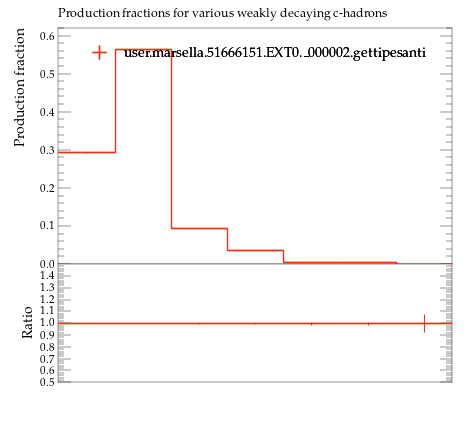

Write the Python code that produced this figure.
#! /usr/bin/env python

# This Python script was auto-generated using YODA v2.0.2.
# Analysis object: /MC_HFDECAYS/prod_frac_C
# Timestamp: 24-07-2026 (16:40:06)

import matplotlib as mpl
import matplotlib.pyplot as plt
mpl.use('Agg') # comment out for interactive use
import os
import numpy as np

plotDir = os.path.split(os.path.realpath(__file__))[0]
if 'YODA_USER_PLOT_PATH' in globals():
    plot_outdir = globals()['YODA_USER_PLOT_PATH']
else:
    plot_outdir = plotDir

#plot style
plt.style.use(os.path.join(plotDir, '../default.mplstyle'))
# plot metadata
figW, figH = plt.rcParams['figure.figsize']
ax_xLabel = r''
ax_yLabel = r'Production fraction'
ax_title  = r'Production fractions for various weakly decaying c-hadrons'
ax_xScale = 'linear'
ax_yScale = 'linear'
xLims = (0.5, 7.5)
yLims = (0.0, 0.62034511)
xMajorTickMarks = []
xCustomTickLabels = []

# TeX-friendly labels for the legend
labels = {
    'legend' : ([ r"user.marsella.51666151.EXT0.\_000002.gettipesanti" ], r""),
}

# Adjust canvas width and height
canvasW = 10.0
canvasH = 9.0
figW *= canvasW/10.
figH *= canvasH/9.

# Create figure and axis objects
fig, (ax, ratio0_ax) = plt.subplots(2, 1, sharex=True,
                  figsize=(figW,figH), gridspec_kw={'height_ratios': (6.0, 3.0)})

# Set figure margins
plt.subplots_adjust(
    left   = 1.0 * plt.rcParams['figure.subplot.left'],
    right  = 1.0 * plt.rcParams['figure.subplot.right'],
    top    = 1.0 * plt.rcParams['figure.subplot.top'],
    bottom = 1.0 * plt.rcParams['figure.subplot.bottom'])

ratio0_ax.yaxis.set_major_locator(mpl.ticker.MultipleLocator(0.1))
ratio0_ax.set_ylim(0.5, 1.4999)
ratio0_ax.set_ylabel('Ratio')
ratio0_ax.set_xticks(xMajorTickMarks, xCustomTickLabels, rotation=0, minor=False)
ratio0_ax.tick_params(axis='x', which='minor', bottom=False, top=False)

# the numerical data is stored in a separate file
dataf = dict()
prefix = os.path.split(__file__)[0]
if prefix:    prefix = prefix + '/'
exec(open(prefix+'prod_frac_C__data.py').read(), dataf)


legend_handles = dict() # keep track of handles for the legend

# style options for curves
# starts at zorder>=5 to draw curve on top of legend
styles = {
  'user.marsella.51666151.EXT0._000002.gettipesanti.yoda.gz': {
    'color' : '#EE3311',
    'linestyle' : '-',
    'linewidth' : 1,
    'marker' : 'none',
    'markersize' : 2,
    'capsize' : 0.0,
    'zorder' : 5,
    'histstyle' : 1,
    'drawstyle' : 'steps-pre',
    'xerrorbars' : 1,
    'yerrorbars' : 1,
    'fillcolor' : None,
    'fillopacity' : 1.0,
    'ratio0_linestyle' : '-',
    'ratio0_linewidth' : 1,
    'ratio0_marker' : 'none',
    'ratio0_markersize' : 2,
    'ratio0_capsize' : 0.0,
    'ratio0_zorder' : 5,
    'ratio0_histstyle' : 1,
    'ratio0_drawstyle' : 'steps-pre',
    'ratio0_xerrorbars' : 1,
    'ratio0_yerrorbars' : 1,
  },
}

# curve from input yoda files in main panel
for label, yvals in dataf['yvals'].items():
    if all(np.isnan(v) for v in dataf['yvals'][label]):
        continue
    tmp = None
    if styles[label]['histstyle']: # draw as histogram
        xpos = dataf['xedges'][label] if styles[label]['drawstyle'] else dataf['xpoints'][label]
        ypos = np.insert(yvals, 0, yvals[0]) if styles[label]['drawstyle'] else yvals
        if styles[label]['fillcolor']: # fill area below curve
            ax.fill_between(xpos, ypos, step='pre',
                            color=styles[label]['fillcolor'],
                            alpha=styles[label]['fillopacity'])
        tmp, = ax.plot(xpos, ypos,
                       color=styles[label]['color'],
                       linestyle=styles[label]['linestyle'],
                       linewidth=styles[label]['linewidth'],
                       drawstyle=styles[label]['drawstyle'], solid_joinstyle='miter',
                       zorder=styles[label]['zorder'], label=label)
    tmp = ax.errorbar(dataf['xpoints'][label], yvals,
                      xerr=np.array(dataf['xerrs'][label])*styles[label]['xerrorbars'],
                      yerr=np.array(dataf['yerrs'][label])*styles[label]['yerrorbars'],
                      fmt=styles[label]['marker'], capsize=styles[label]['capsize'],
                      markersize=styles[label]['markersize'],
                      ecolor=styles[label]['color'],
                      color=styles[label]['color'], zorder=styles[label]['zorder'])
    tmp[-1][0].set_linestyle(styles[label]['linestyle'])
    tmp[-1][0].set_linewidth(styles[label]['linewidth'])
    if label in dataf['add_legend_handle']:  legend_handles[label] = tmp
    for varLabel in dataf['variation_yvals'].keys():
        if varLabel.startswith(label):
            tmp, = ax.plot(dataf['xedges'][label], dataf['variation_yvals'][varLabel],
                           color=styles[label]['color'],
                           linestyle=styles[label]['linestyle'],
                           linewidth=styles[label]['linewidth'],
                           drawstyle='steps-pre', solid_joinstyle='miter',
                           zorder=styles[label]['zorder'], alpha=0.5)


# plots on ratio panel
# curve from input yoda files in ratio panel
for label, yvals in dataf['ratio0_yvals'].items():
    if all(np.isnan(v) for v in yvals):
        continue
    if styles[label]['ratio0_histstyle']: # plot as histogram
        xpos = dataf['xedges']['user.marsella.51666151.EXT0._000002.gettipesanti.yoda.gz'] if styles[label]['ratio0_drawstyle'] else dataf['xpoints']['user.marsella.51666151.EXT0._000002.gettipesanti.yoda.gz']
        ypos = np.insert(yvals, 0, yvals[0]) if styles[label]['ratio0_drawstyle'] else yvals
        ratio0_ax.plot(xpos, ypos,
                       color=styles[label]['color'],
                       linewidth=styles[label]['linewidth'],
                       linestyle=styles[label]['ratio0_linestyle'],
                       drawstyle=styles[label]['ratio0_drawstyle'], zorder=styles[label]['zorder'],
                       solid_joinstyle='miter')
    tmp = ratio0_ax.errorbar(dataf['xpoints']['user.marsella.51666151.EXT0._000002.gettipesanti.yoda.gz'], yvals,
                             xerr=np.array(dataf['ref_xerrs'])*styles[label]['ratio0_xerrorbars'],
                             yerr=np.array(dataf['ratio0_yerrs'][label])*styles[label]['ratio0_yerrorbars'],
                             fmt=styles[label]['ratio0_marker'], capsize=styles[label]['ratio0_capsize'],
                             markersize=styles[label]['ratio0_markersize'],
                             ecolor=styles[label]['color'],
                             color=styles[label]['color'])
    tmp[-1][0].set_linestyle(styles[label]['ratio0_linestyle'])
    tmp[-1][0].set_linewidth(styles[label]['ratio0_linewidth'])

    for varlabel in dataf['ratio0_variation_vals'].keys():
        if varlabel.startswith(label):
            ratio0_ax.plot(dataf['xedges']['user.marsella.51666151.EXT0._000002.gettipesanti.yoda.gz'],
                            dataf['ratio0_variation_vals'][varlabel],
                            color=styles[label]['color'],
                            linestyle=styles[label]['linestyle'],
                            linewidth=styles[label]['linewidth'],
                            drawstyle='steps-pre', solid_joinstyle='miter',
                            zorder=1, alpha=0.5)

legend_items = list(legend_handles.values())
ax.add_artist(ax.legend(legend_items,
                        labels['legend'][0],
                        title=labels['legend'][1],
                        alignment='left',
                        loc='upper center',
                        bbox_to_anchor=(0.5, 0.97)))

# set plot metadata as defined above
ratio0_ax.set_xlabel(ax_xLabel)
ratio0_ax.xaxis.set_label_coords(1., -0.15)
ax.set_ylabel(ax_yLabel, ha='right', va='top')
ax.yaxis.set_label_coords(-0.11, 1.0)
ax.set_title(ax_title, loc='left')
ax.set_xscale(ax_xScale)
ax.set_yscale(ax_yScale)
ax.set_xlim(xLims)
ax.set_ylim(yLims)

# tick formatting
plt.rcParams['xtick.top'] = True
plt.rcParams['ytick.right'] = True
ax.set_xticks(xMajorTickMarks, xCustomTickLabels, rotation=0, minor=False)
ax.tick_params(axis='x', which='minor', bottom=False, top=False)
fig.align_ylabels((ax, ratio0_ax))
plt.savefig(os.path.join(plot_outdir, 'prod_frac_C.pdf'), format='PDF')
plt.savefig(os.path.join(plot_outdir, 'prod_frac_C.png'), format='PNG')

plt.close(fig)
